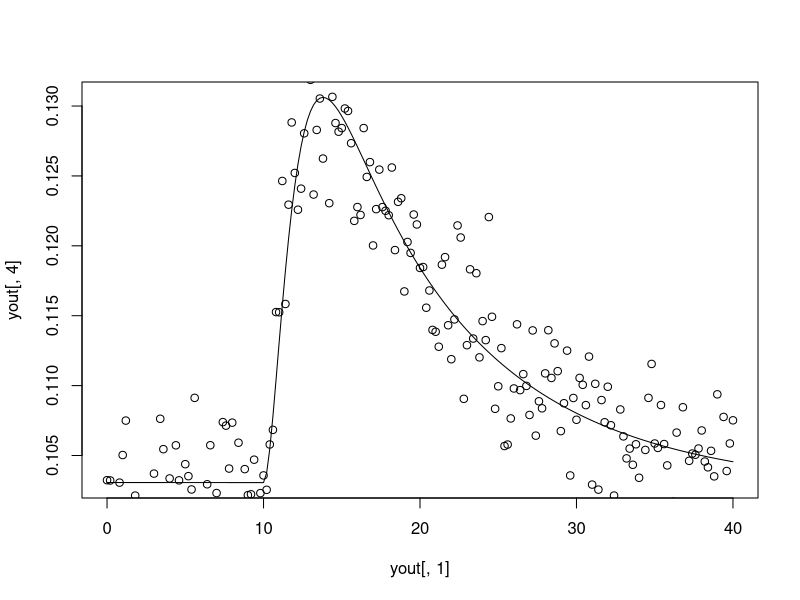
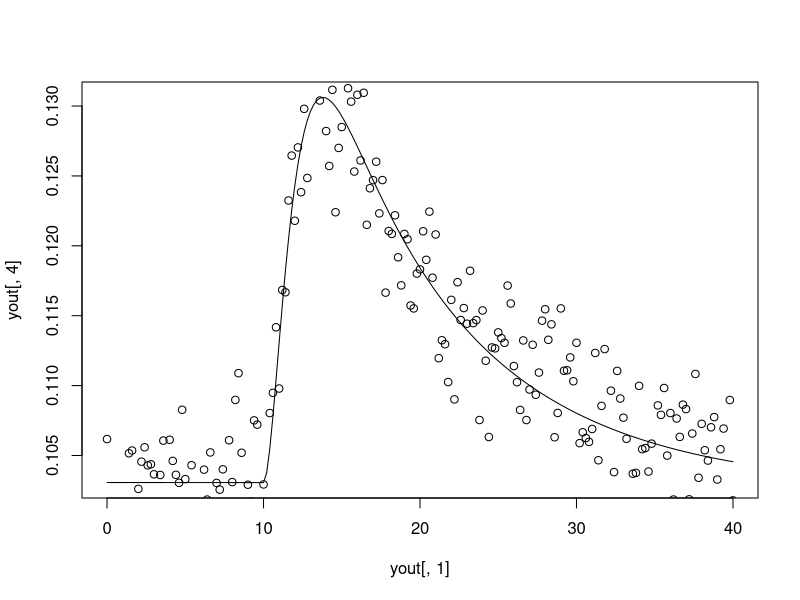
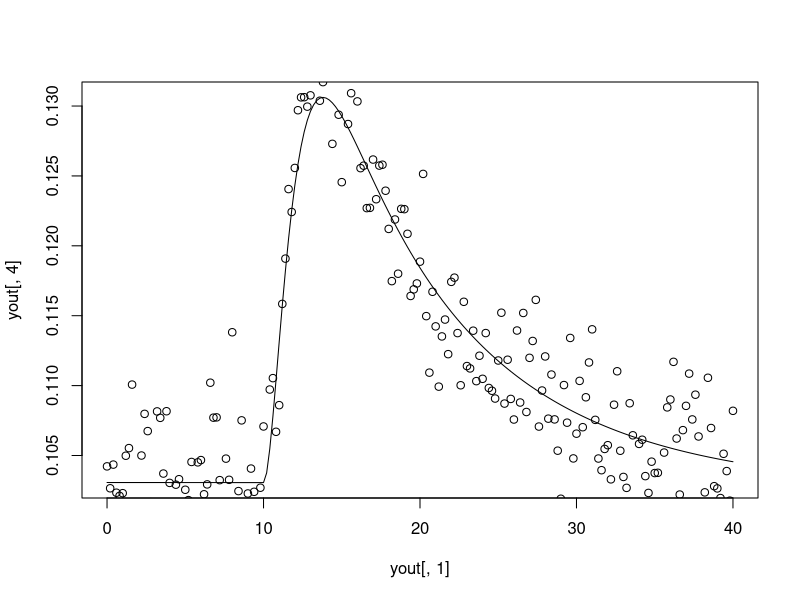
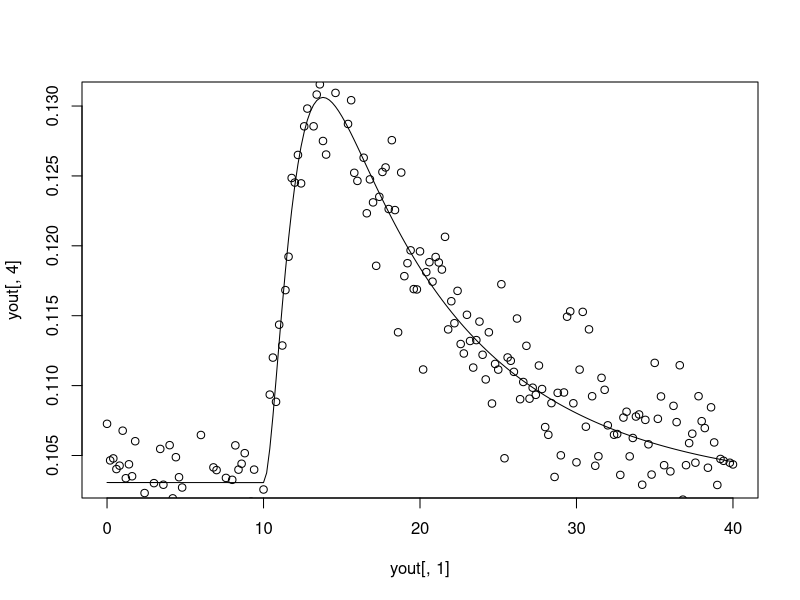
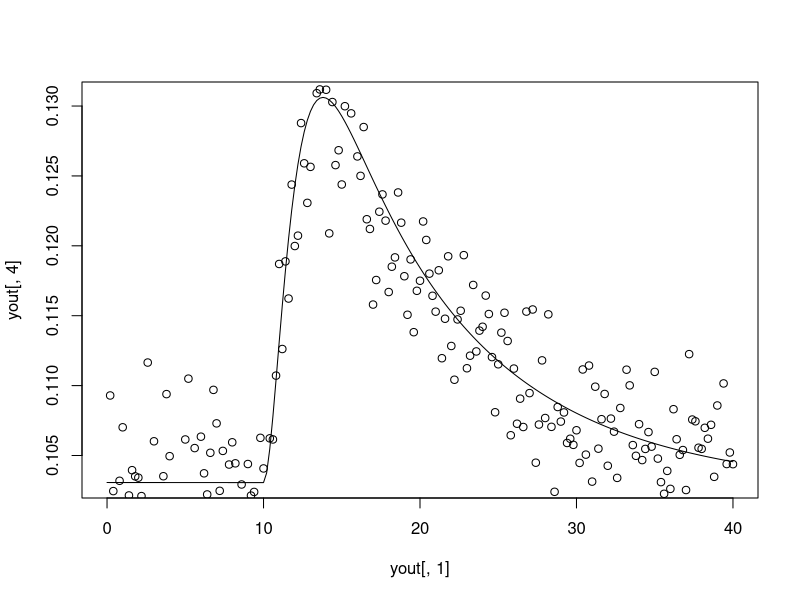
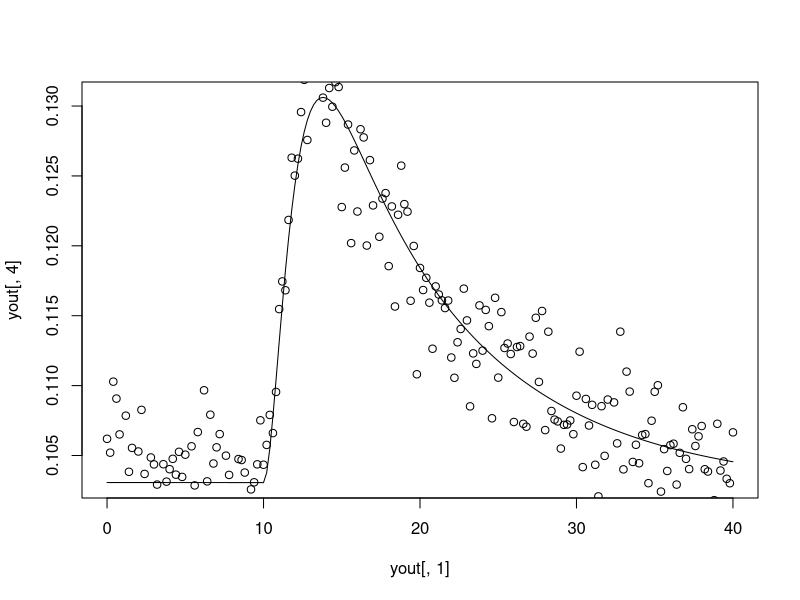
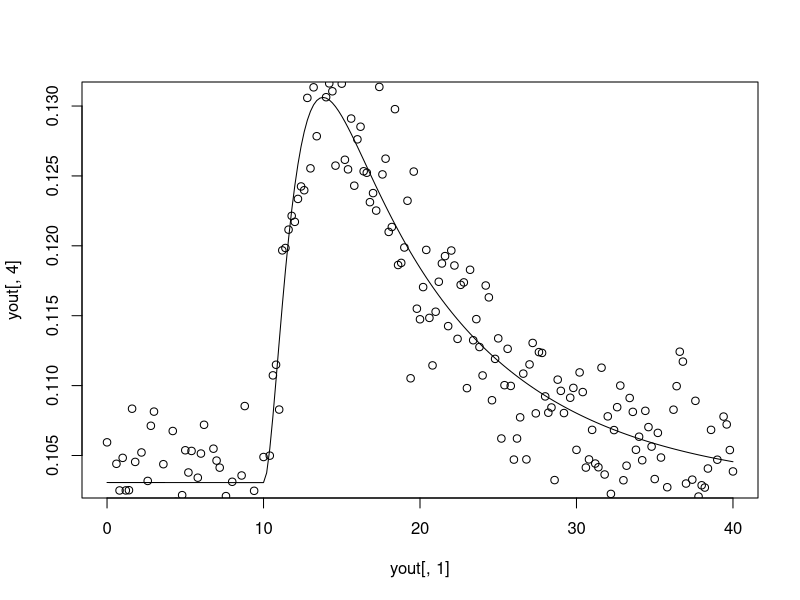
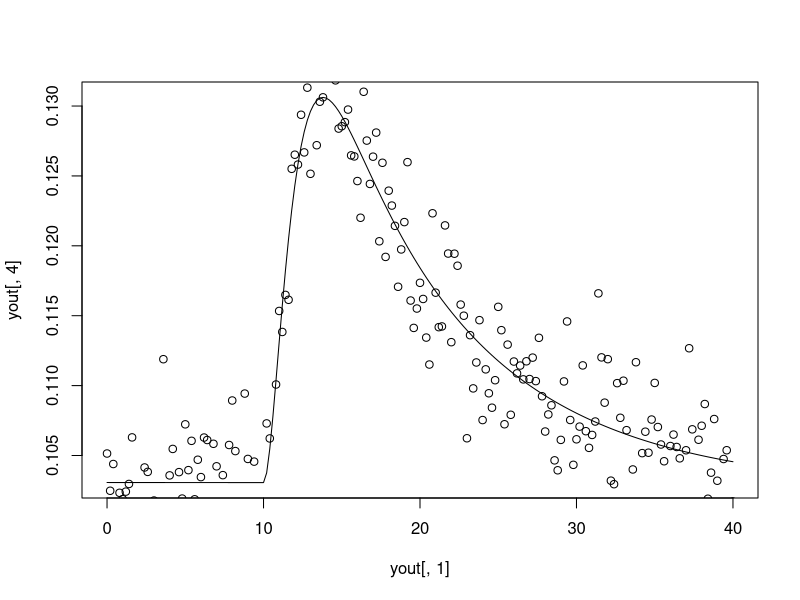

Recreate these plots in R, in order.
library(deSolve)
tvI <- function(t,k){
    rt <- c(t[1], t[length(t)])
    stepLen <- (rt[2] -rt[1]) / length(k)
    r <- rep(NA, length(t))
    for(i in 1 : length(k)){
        r[t  >= rt[1] + (i-1) * stepLen & t < rt[1] + i * stepLen] <- k[i]
    }
    r[length(t)] <- k[length(k)]
    return(r)
}

Hill <- function(L, K){
    L / (L + K)
}


tvIFFLP.gen <- function(t, y, p){
    It <- 0.5
    if(t > 10) It <- 0.7
    dA <- It  * Hill(1 - y[1], p["KIA"]) - p["kFA"] * Hill(y[1], p["KFA"])
    dB <- y[1] * p["kAB"] * Hill(1 - y[1], p["KAB"]) - p["kFB"] * Hill(y[2], p["KFB"])
    dC <- y[1] * p["kAC"] * Hill(1 - y[3], p["KAC"]) - y[2] * p["kBC"] * Hill(y[3], p["KBC"])
    list(c(dA, dB, dC))
}

yinit <- c(0.2679492, 1.3559556, 0.1030671)
IFFLP.pars <- rep(1, 11)
names(IFFLP.pars) <- c("kFA", "kAB", "kFB", "kAC", "kBC", "KIA", "KFA", "KAB", "KFB", "KAC", "KBC")
IFFLP.pars["KFB"] <- 100
IFFLP.pars["KAB"] <- 0.001
IFFLP.pars["kAB"] <- 0.5
IFFLP.pars["kFB"] <- 10
kappa <- c(rep(0.5,2), rep(0.7, 6))
times <- seq(0, 40, by = 0.2)

yout <- dede(y = yinit, times = times, func = tvIFFLP.gen, parms = IFFLP.pars, atol = 1e-10)

## plot(yout)


set.seed(42)
data.res <- list()
for(i in 1:500){
    data.res[[i]] <- list()
    xout <- matrix(, nrow = length(yout[,1]), ncol = 3)
    xout[,1] <-  yout[,2] + rnorm(length(yout[,2]), sd = 0.01)
    xout[,2] <- yout[,3] + rnorm(length(yout[,3]), sd = 0.05)
    xout[,3] <- yout[,4] + rnorm(length(yout[,4]), sd = 0.003)
    ## points(times, xout)
    data.res[[i]]$xout <- xout
    initPars <- IFFLP.pars + IFFLP.pars * runif(length(IFFLP.pars), -0.3, 0.3)
    data.res[[i]]$initPars <- initPars
    initKappa <- kappa + runif(8, -0.1, 0.1)
    names(initKappa) <- paste("k", 1:length(initKappa), sep = "")
    data.res[[i]]$initKappa <- initKappa
    plot(yout[,1], yout[,4], type = "l")
    points(yout[,1], xout[,3])
}

curseed <- get(".Random.seed", .GlobalEnv)
save(data.res, IFFLP.pars, curseed, file = "data-IFFLP-01.RData")
